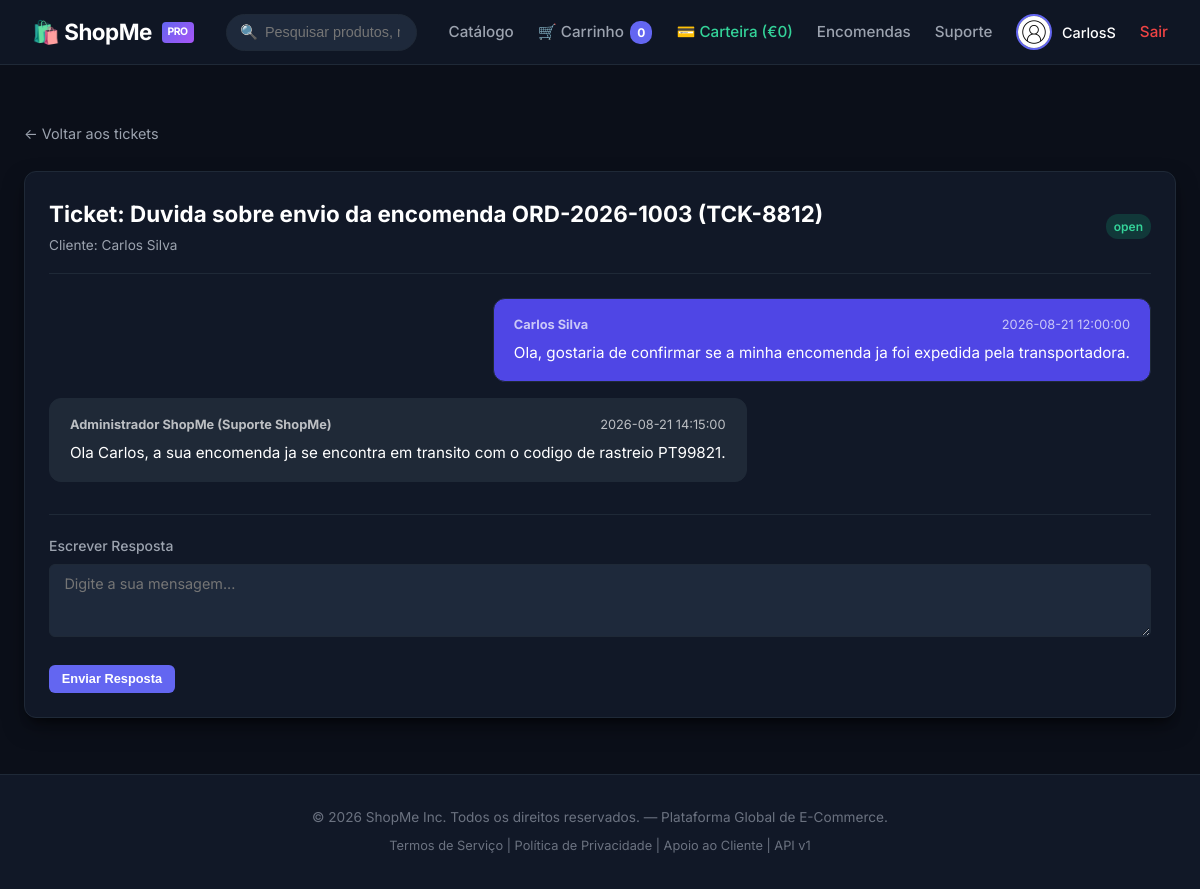
/support/1 (signed in), run on the app's committed database.
### tables this page shows
CREATE TABLE tickets (
    id INT AUTO_INCREMENT PRIMARY KEY,
    ticket_number VARCHAR(50) NOT NULL,
    user_id INT NOT NULL,
    subject VARCHAR(200) NOT NULL,
    status VARCHAR(20) DEFAULT 'open',
    created_at DATETIME DEFAULT CURRENT_TIMESTAMP,
    FOREIGN KEY (user_id) REFERENCES users(id) ON DELETE CASCADE
);

CREATE TABLE users (
    id INT AUTO_INCREMENT PRIMARY KEY,
    email VARCHAR(150) NOT NULL UNIQUE,
    password VARCHAR(255) NOT NULL,
    full_name VARCHAR(150) NOT NULL,
    display_name VARCHAR(150) NOT NULL,
    role VARCHAR(20) DEFAULT 'customer',
    avatar VARCHAR(255) DEFAULT 'default.png',
    wallet_balance DECIMAL(10,2) DEFAULT 500.00,
    mfa_enabled TINYINT(1) DEFAULT 0,
    mfa_secret VARCHAR(50) DEFAULT 'SHOPME_MFA_SECRET_KEY',
    otp_code VARCHAR(10) DEFAULT '1234',
    reset_token VARCHAR(255) NULL,
    created_at DATETIME DEFAULT CURRENT_TIMESTAMP
);

CREATE TABLE ticket_messages (
    id INT AUTO_INCREMENT PRIMARY KEY,
    ticket_id INT NOT NULL,
    sender_id INT NOT NULL,
    message TEXT NOT NULL,
    created_at DATETIME DEFAULT CURRENT_TIMESTAMP,
    FOREIGN KEY (ticket_id) REFERENCES tickets(id) ON DELETE CASCADE
);

### src/App/helpers.php (called while the page is built, shortened)
<?php
    if (!function_exists('App\Controllers\require_read_view')) {
        function require_read_view(string $viewPath, array $data = []): void {
            extract($data);
            require_once __DIR__ . '/../../' . $viewPath;
        }
    }

### src/App/Controllers/SupportController.php (called while the page is built, shortened)
<?php
class SupportController {
    public function detail(string $id): void {
        $ticket = Ticket::findById((int)$id);
        require_read_view('views/support/detail.php', ['ticket' => $ticket]);
    }
}

### public/index.php (called while the page is built, shortened)
<?php
require_once __DIR__ . '/../src/App/helpers.php';
$router = new Router();
$router->get('/login', [AuthController::class, 'showLogin']);
$router->post('/login', [AuthController::class, 'login']);
$router->get('/login/corporate', [AuthController::class, 'showCorporateLogin']);
$router->post('/login/corporate', [AuthController::class, 'corporateLogin']);
$router->get('/mfa', [\App\Controllers\MfaController::class, 'showMfa']);
$router->post('/mfa/verify', [\App\Controllers\MfaController::class, 'verify']);
$router->get('/register', [AuthController::class, 'showRegister']);
$router->post('/register', [AuthController::class, 'register']);
$router->get('/reset-password', [AuthController::class, 'showResetPassword']);
$router->post('/reset-password', [AuthController::class, 'requestResetPassword']);
$router->get('/logout', [AuthController::class, 'logout']);
$router->get('/auth/oauth/login', [\App\Controllers\OAuthController::class, 'login']);
$router->post('/api/v1/oauth/token', [\App\Controllers\OAuthController::class, 'token']);
$router->get('/wallet', [\App\Controllers\WalletController::class, 'index']);
$router->post('/wallet/transfer', [\App\Controllers\WalletController::class, 'transfer']);
$router->get('/legacy/catalog/search', [\App\Controllers\LegacyCatalogController::class, 'search']);
$router->post('/orders/refund', [OrderController::class, 'refund']);
$router->get('/', [ProductController::class, 'index']);
$router->get('/products', [ProductController::class, 'index']);
$router->get('/products/{id}', [ProductController::class, 'detail']);
$router->post('/products/review', [ProductController::class, 'addReview']);
$router->get('/cart', [CartController::class, 'showCart']);
$router->post('/cart/add', [CartController::class, 'add']);
$router->post('/cart/apply-coupon', [CartController::class, 'applyCoupon']);
$router->post('/checkout', [CartController::class, 'checkout']);
$router->get('/profile', [ProfileController::class, 'index']);
$router->post('/profile/update', [ProfileController::class, 'updateProfile']);
$router->post('/profile/avatar', [ProfileController::class, 'uploadAvatar']);
$router->post('/profile/preferences', [ProfileController::class, 'savePreferences']);
$router->get('/orders', [OrderController::class, 'index']);
$router->get('/orders/{id}', [OrderController::class, 'detail']);
$router->get('/orders/invoice/download', [OrderController::class, 'downloadInvoice']);
$router->get('/orders/email/template', [OrderController::class, 'viewTemplate']);
$router->get('/support', [SupportController::class, 'index']);
$router->get('/support/{id}', [SupportController::class, 'detail']);
$router->post('/support/create', [SupportController::class, 'create']);
$router->post('/support/reply', [SupportController::class, 'reply']);
$router->get('/admin', [AdminController::class, 'dashboard']);
$router->get('/admin/dashboard', [AdminController::class, 'dashboard']);
$router->get('/admin/products', [AdminController::class, 'products']);
$router->post('/admin/products/add', [AdminController::class, 'addProduct']);
$router->post('/admin/products/import-xml', [AdminController::class, 'importXml']);
$router->post('/admin/users/delete', [AdminController::class, 'deleteUser']);
$router->get('/admin/users/delete', [AdminController::class, 'deleteUser']);
$router->post('/admin/reports/generate', [AdminController::class, 'generateReport']);
$router->get('/admin/reports/user', [AdminController::class, 'userReport']);
$router->get('/admin/logs', [AdminController::class, 'logs']);
$router->get('/api/v1/external/check-price', [ExternalApiController::class, 'checkPrice']);
$router->post('/api/v1/external/check-price', [ExternalApiController::class, 'checkPrice']);
$router->get('/api/v1/products', [ApiProductController::class, 'index']);
$router->get('/api/v1/products/{id}', [ApiProductController::class, 'detail']);
$router->get('/api/v1/orders/{id}', [ApiOrderController::class, 'detail']);
$router->get('/api/v1/users/{id}', [ApiUserController::class, 'detail']);
$router->put('/api/v1/users/{id}', [ApiUserController::class, 'update']);
$router->patch('/api/v1/users/{id}', [ApiUserController::class, 'update']);
$router->dispatch($_SERVER['REQUEST_METHOD'], $_SERVER['REQUEST_URI']);

### src/App/Models/Ticket.php (called while the page is built, shortened)
<?php
class Ticket {
    public static function findById(int $id): ?array {
        $db = Database::getPDO();
        $stmt = $db->prepare("SELECT t.*, u.email as user_email, u.full_name as user_name FROM tickets t JOIN users u ON t.user_id = u.id WHERE t.id = :id");
        $stmt->execute(['id' => $id]);
        $ticket = $stmt->fetch(PDO::FETCH_ASSOC);
        $msgStmt = $db->prepare("SELECT tm.*, u.full_name as sender_name, u.role as sender_role FROM ticket_messages tm JOIN users u ON tm.sender_id = u.id WHERE tm.ticket_id = :ticket_id ORDER BY tm.id ASC");
        $msgStmt->execute(['ticket_id' => $id]);
        $ticket['messages'] = $msgStmt->fetchAll(PDO::FETCH_ASSOC);
        return $ticket;
    }
}

### views/support/detail.php (the view, shortened to what this page needs)
<?php require __DIR__ . '/../layouts/header.php'; ?>
<div style="margin-bottom: 1.5rem;">
    <a href="/support" style="color: var(--text-secondary); font-size: 0.9rem;">&larr; Voltar aos tickets</a>
</div>
<div class="card">
    <div style="display: flex; justify-content: space-between; align-items: center; border-bottom: 1px solid var(--border-color); padding-bottom: 1rem; margin-bottom: 1.5rem;">
        <div>
            <h1 style="font-size: 1.4rem; font-weight: 700; color: #fff;">
                Ticket: <?= htmlspecialchars($ticket['subject']) ?> (<?= htmlspecialchars($ticket['ticket_number']) ?>)
            </h1>
            <span style="font-size: 0.85rem; color: var(--text-secondary);">Cliente: <?= htmlspecialchars($ticket['user_name']) ?></span>
        </div>
        <span class="badge badge-success"><?= htmlspecialchars($ticket['status']) ?></span>
    </div>
    <div style="display: flex; flex-direction: column; gap: 1rem; margin-bottom: 2rem;">
        <?php foreach ($ticket['messages'] as $msg):
            $isAdmin = ($msg['sender_role'] ?? '') === 'admin';
        ?>
            <div style="max-width: 80%; align-self: <?= $isAdmin ? 'flex-start' : 'flex-end' ?>; background: <?= $isAdmin ? '#1f2937' : 'var(--accent-hover)' ?>; padding: 1rem 1.25rem; border-radius: var(--radius-md); border: 1px solid var(--border-color);">
                <div style="display: flex; justify-content: space-between; gap: 1rem; margin-bottom: 0.4rem; font-size: 0.8rem; color: rgba(255,255,255,0.7);">
                    <strong><?= htmlspecialchars($msg['sender_name']) ?> <?= $isAdmin ? '(Suporte ShopMe)' : '' ?></strong>
                    <span><?= $msg['created_at'] ?></span>
                </div>
                <div style="color: #fff; font-size: 0.95rem; line-height: 1.5;">
                    <?= $msg['message'] ?>
                </div>
            </div>
        <?php endforeach; ?>
    </div>
    <form action="/support/reply" method="POST" style="border-top: 1px solid var(--border-color); padding-top: 1.25rem;">
        <div class="form-group">
            <label class="form-label">Escrever Resposta</label>
            <textarea name="message" class="form-control" rows="3" placeholder="Digite a sua mensagem..." required></textarea>
        </div>
        <button type="submit" class="btn btn-primary btn-sm">Enviar Resposta</button>
    </form>
</div>
<?php require __DIR__ . '/../layouts/footer.php'; ?>

### src/App/Router.php (shortened to what this page needs)
<?php
class Router {
    private array $routes = [];
    private function addRoute(string $method, string $path, array $handler): void {
        $this->routes[] = [
            'method'  => $method,
            'path'    => $path,
            'handler' => $handler
        ];
    }
    public function dispatch(string $method, string $uri): void {
        $path = parse_url($uri, PHP_URL_PATH);
        foreach ($this->routes as $route) {
            if ($route['method'] !== $method) {
                continue;
            }
            $pattern = preg_replace('/\{([a-zA-Z0-9_]+)\}/', '(?P<\1>[^/]+)', $route['path']);
            $pattern = '#^' . $pattern . '$#';
            if (preg_match($pattern, $path, $matches)) {
                $params = array_filter($matches, 'is_string', ARRAY_FILTER_USE_KEY);
                [$class, $action] = $route['handler'];
                $controller = new $class();
                call_user_func_array([$controller, $action], $params);
                return;
            }
        }
    }
}

### data on the page
tickets: subject "Duvida sobre envio da encomenda ORD-2026-1003", ticket_number "TCK-8812", user.full_name "Carlos Silva", status "open"
ticket_messages: users.full_name "Carlos Silva", created_at "2026-08-21 12:00:00", message "Ola, gostaria de confirmar se a minha encomenda ja foi expedida pela transportadora."
ticket_messages: users.full_name "Administrador ShopMe", shows "(Suporte ShopMe)", created_at "2026-08-21 14:15:00", message "Ola Carlos, a sua encomenda ja se encontra em transito com o codigo de rastreio PT99821."
